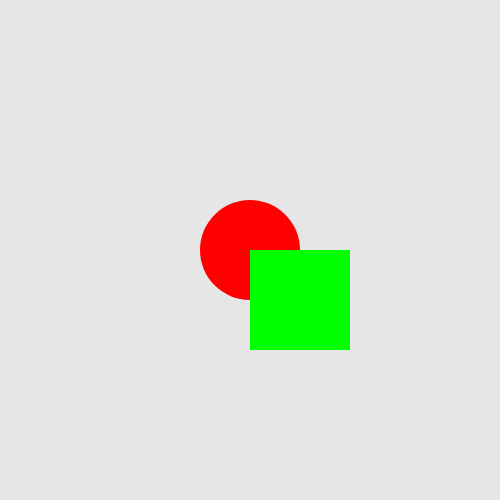
Frame 1 (no input)
Frame 60 (no input): identical to frame 1, image omitted
Frame 120 (the mouse pressed at the canvas centre since frame 60): identical to frame 1, image omitted

The p5.js sketch that drew this single still picture (run headless with seeded random() and noise() and a simulated clock; from frame 60 on, the mouse is pressed at the canvas centre):

// p5.js sketch
// ── sketch.js
function setup(){
  createCanvas(500, 500);
  background(230);

  noStroke();
  fill(255, 0, 0);
  ellipse(250, 250, 100, 100);

  fill(0, 255, 0);
  rect(250, 250, 100, 100);

}

function draw(){


}
